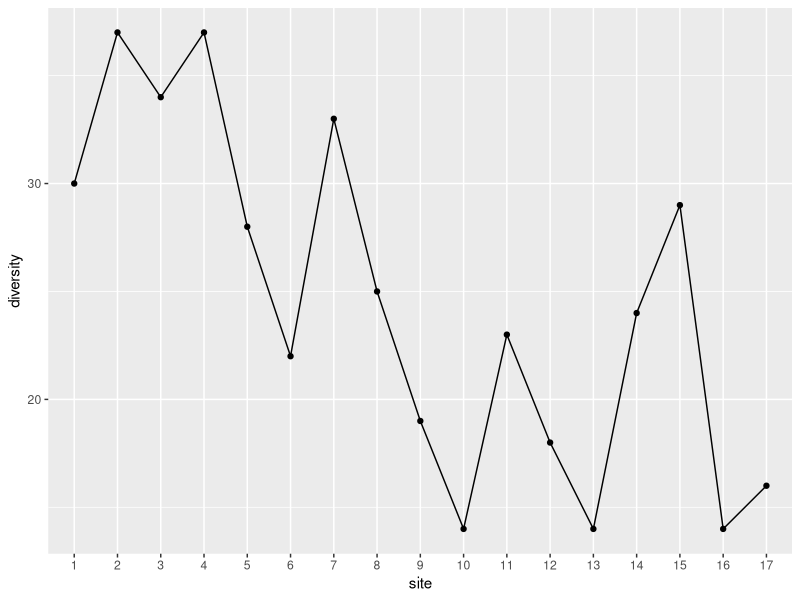
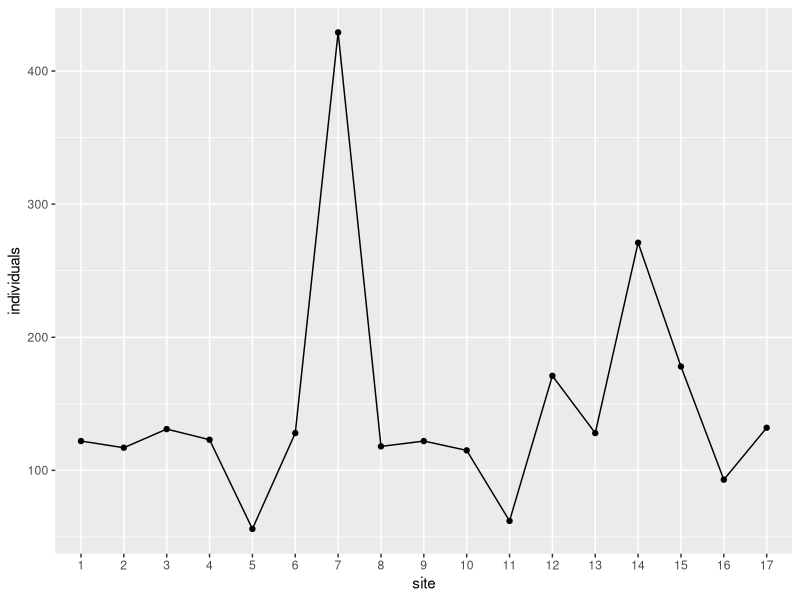

These figures' R source, in order:
##### Coskun Kucukkaragoz
#### 25th of April 2024
### Start of the R script to analyse the data from my mounting, pinning, and sorting, of beetles for the October 2022 season from the Cederburg

# set-up ####

# packages
library(tidyverse)

# reading in raw data with correct data types

beet_22_raw <- read.csv("ceder_beetle_diversity_october_2022.csv", stringsAsFactors = TRUE) %>% mutate(across(c(ID, site, replicate, trap, label, season, year, full_label), factor))

# reducing all unique specimen labels into single row entries

beet_22_condensed <- beet_22_raw %>% group_by(ID, site, replicate, trap, label, season, year, full_label) %>% summarise(across(c(anthia_decemguttata, stenocara_dentata, starts_with("morphospecies")), sum)) %>% ungroup()

# calculating the number of individual specimens found for each morphospecies/species

{x <- mapply(sum,beet_22_condensed[,-c(1:8)])
species_specimen_count <- cbind(read.table(text = names(x)), x)
rownames(species_specimen_count) <- NULL
colnames(species_specimen_count) <- c("morphospecies", "individuals")
rm(x)}

species_specimen_count %>% arrange(desc(individuals)) # ordered descendingly
species_specimen_count %>% summarise(individuals = sum(individuals))

# calculating number of individual insects found per altitudinal site

site_count <- beet_22_condensed %>% mutate(individuals = rowSums(across(where(is.numeric)), na.rm=TRUE)) %>% select(c(ID, site, label, individuals)) %>% group_by(site) %>% summarise(individuals = sum(individuals))

# calculating species diversity per site

site_diversity <- beet_22_condensed %>% group_by(site) %>% summarise(across(c(anthia_decemguttata, stenocara_dentata, starts_with("morphospecies")), sum)) %>% mutate_if(is.numeric, ~1 * (. > 0)) %>% mutate(diversity = rowSums(across(where(is.numeric)))) %>% select(c(site, diversity))

# graphs ####

# species diversity per altitudinal site

ggplot(site_diversity, aes(x = site, y = diversity, group = 1)) + geom_point() + geom_line()

# individual insects per altitudinal site

ggplot(site_count, aes (x = site, y = individuals, group = 1)) + geom_point() + geom_line()

beet_22_condensed %>% select(ID, site, label, morphospecies_62) %>% mutate(individuals = rowSums(across(where(is.numeric)), na.rm=TRUE)) %>% select(c(ID, site, label, individuals)) %>% group_by(site) %>% summarise(individuals = sum(individuals))
